Frame 1 (no input): blank canvas, image omitted
Frame 60 (no input): blank canvas, image omitted
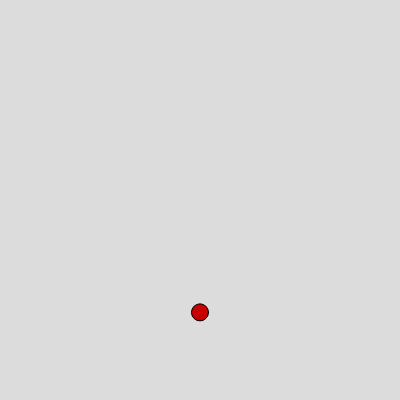
Frame 120 (the mouse pressed at the canvas centre since frame 60)

The p5.js sketch whose frames 1 and 60 were blank and that drew this single picture after the mouse press (run headless with seeded random() and noise() and a simulated clock; from frame 60 on, the mouse is pressed at the canvas centre):

// p5.js sketch
// ── sketch.js
let xPosition = []
let yPosition = []
let diameter = []
let density = []
let ySpeed = []
let gravityAcceleration = 0.4



function setup() {

    createCanvas(400, 400)
}

function draw() {

    background(220)   

    for(let i = 0; i < ySpeed.length; i++){

        ySpeed[i] += gravityAcceleration
        yPosition[i] += ySpeed[i]

        if(yPosition[i] + diameter[i]/2 > height){

            ySpeed[i] = -ySpeed[i]
            ySpeed[i] = ySpeed[i] / density[i]
            yPosition[i] = height - diameter[i]/2
        }

        ySpeed[i] = ySpeed[i] * 0.997

        fill(200,0,0)
        ellipse(xPosition[i], yPosition[i], diameter[i], diameter[i])
    }
}

function mousePressed(){

    xPosition.push(mouseX)
    yPosition.push(mouseY)
    ySpeed.push(0)
    density.push(1.25 + random(0.01,0.1))
    diameter.push(20 + random(-5,5))
}
